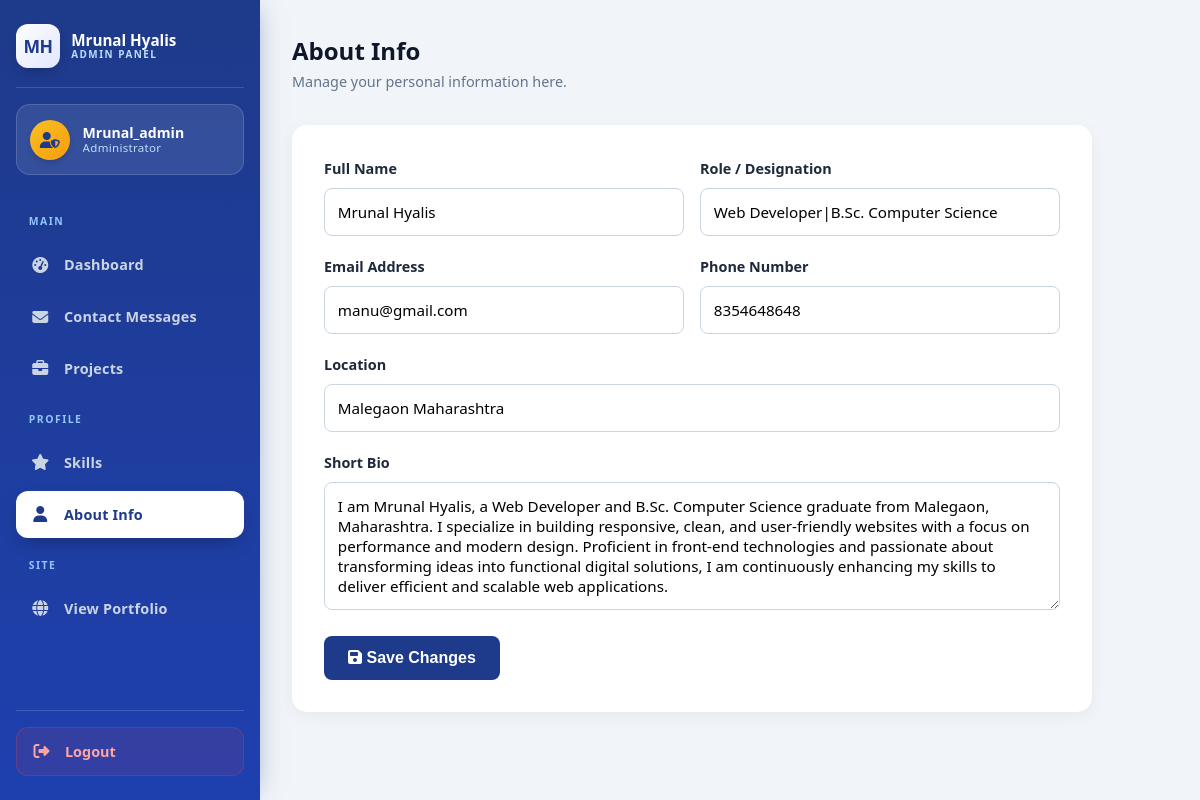
The page /admin/about_info.php (signed in) on the database its author committed.
### tables this page shows
CREATE TABLE `about_info` (
  `id` int(11) NOT NULL,
  `full_name` varchar(100) NOT NULL,
  `role` varchar(150) NOT NULL,
  `bio` text NOT NULL,
  `cv_link` varchar(255) DEFAULT 'files/Mrunal_CV.pdf',
  `created_at` timestamp NOT NULL DEFAULT current_timestamp(),
  `updated_at` timestamp NOT NULL DEFAULT current_timestamp() ON UPDATE current_timestamp(),
  `email` varchar(100) DEFAULT NULL,
  `phone` varchar(20) DEFAULT NULL,
  `location` varchar(200) DEFAULT NULL
);

### admin/about_info.php (the view, shortened to what this page needs)
<?php
include '../config/db.php';
$about = [
    'full_name' => '', 'role' => '', 'email' => '', 'phone' => '', 'location' => '', 'bio' => ''
];
$res = mysqli_query($conn, "SELECT * FROM about_info WHERE id = 1");
if ($res && mysqli_num_rows($res) > 0) {
    $about = mysqli_fetch_assoc($res);
}
?>
<!DOCTYPE html>
<html lang="en">
<head>
    <link rel="stylesheet" href="https://cdnjs.cloudflare.com/ajax/libs/font-awesome/6.5.1/css/all.min.css">
</head>
<body>
    <?php include 'sidebar.php'; ?>
    <main class="admin-main">
        <div class="page-header">
            <h1>About Info</h1>
            <p>Manage your personal information here.</p>
        </div>
        <div class="form-card">
            <form method="POST">
                <div class="form-row">
                    <div class="form-group">
                        <label>Full Name</label>
                        <input type="text" name="full_name" value="<?= htmlspecialchars($about['full_name'] ?? '') ?>" required>
                    </div>
                    <div class="form-group">
                        <label>Role / Designation</label>
                        <input type="text" name="role" value="<?= htmlspecialchars($about['role'] ?? '') ?>">
                    </div>
                </div>
                <div class="form-row">
                    <div class="form-group">
                        <label>Email Address</label>
                        <input type="email" name="email" value="<?= htmlspecialchars($about['email'] ?? '') ?>">
                    </div>
                    <div class="form-group">
                        <label>Phone Number</label>
                        <input type="text" name="phone" value="<?= htmlspecialchars($about['phone'] ?? '') ?>">
                    </div>
                </div>
                <div class="form-group">
                    <label>Location</label>
                    <input type="text" name="location" value="<?= htmlspecialchars($about['location'] ?? '') ?>">
                </div>
                <div class="form-group">
                    <label>Short Bio</label>
                    <textarea name="bio" rows="5"><?= htmlspecialchars($about['bio'] ?? '') ?></textarea>
                </div>
                <button type="submit" name="update_about" class="btn-save">
                    <i class="fa-solid fa-save"></i> Save Changes
                </button>
            </form>
        </div>
    </main>
</body>
</html>

### admin/about_info.php (style rules this page uses)
* { margin: 0; padding: 0; box-sizing: border-box; }
body { font-family: 'Segoe UI', Roboto, sans-serif; background: #f1f5f9; color: #1e293b; line-height: 1.6; }
.admin-main { margin-left: 260px; padding: 2rem; min-height: 100vh; }
.page-header { margin-bottom: 2rem; }
.page-header h1 { font-size: 1.5rem; color: #0f172a; }
.page-header p { color: #64748b; font-size: 0.9rem; }
.form-card { background: #fff; padding: 2rem; border-radius: 15px; box-shadow: 0 4px 15px rgba(0,0,0,0.05); max-width: 800px; }
.form-group { margin-bottom: 1.2rem; }
.form-group label { display: block; font-weight: 600; margin-bottom: 0.5rem; font-size: 0.9rem; color: #1e293b; }
.form-group input, .form-group textarea { width: 100%; padding: 0.8rem; border: 1px solid #cbd5e1; border-radius: 8px; font-family: inherit; font-size: 0.95rem; }
.form-row { display: grid; grid-template-columns: 1fr 1fr; gap: 1rem; }
.btn-save { background: #1e3a8a; color: #fff; padding: 0.8rem 1.5rem; border: none; border-radius: 8px; font-size: 1rem; font-weight: 600; cursor: pointer; transition: 0.3s; }

### rows shown on the page
about_info: full_name "Mrunal Hyalis", role "Web Developer|B.Sc. Computer Science", email "manu@gmail.com", phone "8354648648", location "Malegaon Maharashtra", bio "I am Mrunal Hyalis, a Web Developer and B.Sc. Computer Science graduate from Malegaon, Maharashtra. I specialize in building responsive, clean, and user-friendly websites with a focus on performance and modern design. Proficient in front-end technologies and passionate about transforming ideas into functional digital solutions, I am continuously enhancing my skills to deliver efficient and scalable web applications."

### other values the page prints
$admin_name "Mrunal_admin"
